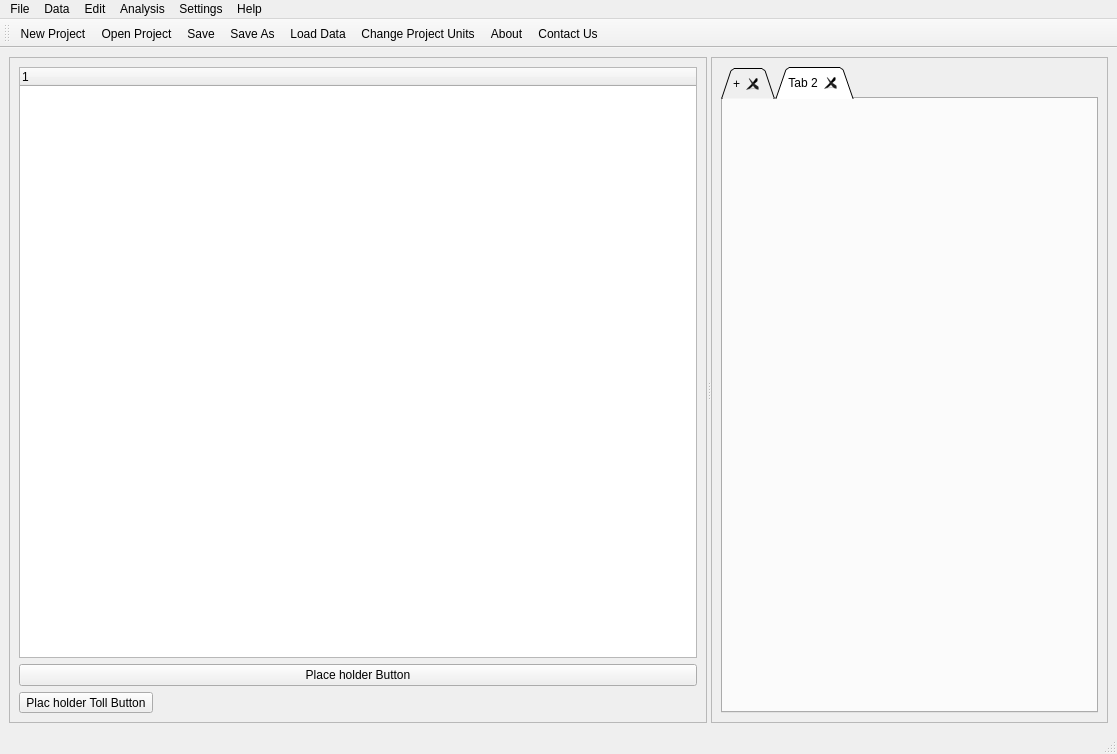
<?xml version="1.0" encoding="UTF-8"?>
<ui version="4.0">
 <class>MainWindow</class>
 <widget class="QMainWindow" name="MainWindow">
  <property name="geometry">
   <rect>
    <x>0</x>
    <y>0</y>
    <width>1117</width>
    <height>754</height>
   </rect>
  </property>
  <property name="windowTitle">
   <string>CyPRES RFT Plotter </string>
  </property>
  <widget class="QWidget" name="centralwidget">
   <layout class="QHBoxLayout" name="horizontalLayout">
    <item>
     <widget class="QSplitter" name="mainSplitter">
      <property name="orientation">
       <enum>Qt::Orientation::Horizontal</enum>
      </property>
      <widget class="QFrame" name="projectPanelFrame">
       <property name="minimumSize">
        <size>
         <width>220</width>
         <height>0</height>
        </size>
       </property>
       <property name="frameShape">
        <enum>QFrame::Shape::StyledPanel</enum>
       </property>
       <property name="frameShadow">
        <enum>QFrame::Shadow::Raised</enum>
       </property>
       <layout class="QVBoxLayout" name="verticalLayout">
        <item>
         <widget class="QTreeWidget" name="projectTree">
          <column>
           <property name="text">
            <string notr="true">1</string>
           </property>
          </column>
         </widget>
        </item>
        <item>
         <widget class="QPushButton" name="pushButton">
          <property name="text">
           <string>Place holder Button</string>
          </property>
         </widget>
        </item>
        <item>
         <widget class="QToolButton" name="toolButton">
          <property name="text">
           <string>Plac holder Toll Button</string>
          </property>
         </widget>
        </item>
       </layout>
      </widget>
      <widget class="QFrame" name="analysisPanelFrame">
       <property name="sizePolicy">
        <sizepolicy hsizetype="Expanding" vsizetype="Preferred">
         <horstretch>0</horstretch>
         <verstretch>0</verstretch>
        </sizepolicy>
       </property>
       <property name="frameShape">
        <enum>QFrame::Shape::StyledPanel</enum>
       </property>
       <property name="frameShadow">
        <enum>QFrame::Shadow::Raised</enum>
       </property>
       <layout class="QVBoxLayout" name="verticalLayout_2">
        <item>
         <widget class="QTabWidget" name="analysisTabWidget">
          <property name="tabShape">
           <enum>QTabWidget::TabShape::Triangular</enum>
          </property>
          <property name="currentIndex">
           <number>1</number>
          </property>
          <property name="tabsClosable">
           <bool>true</bool>
          </property>
          <property name="movable">
           <bool>true</bool>
          </property>
          <widget class="QWidget" name="analysisTab">
           <attribute name="title">
            <string>+</string>
           </attribute>
           <layout class="QVBoxLayout" name="verticalLayout_3">
            <item>
             <widget class="QSplitter" name="analysisSplitter">
              <property name="orientation">
               <enum>Qt::Orientation::Vertical</enum>
              </property>
              <widget class="QFrame" name="graphFrame">
               <property name="frameShape">
                <enum>QFrame::Shape::StyledPanel</enum>
               </property>
               <property name="frameShadow">
                <enum>QFrame::Shadow::Raised</enum>
               </property>
               <widget class="QSplitter" name="graphSpliter">
                <property name="geometry">
                 <rect>
                  <x>20</x>
                  <y>60</y>
                  <width>0</width>
                  <height>0</height>
                 </rect>
                </property>
                <property name="orientation">
                 <enum>Qt::Orientation::Vertical</enum>
                </property>
                <widget class="QFrame" name="chartWidgetFrame">
                 <property name="frameShape">
                  <enum>QFrame::Shape::StyledPanel</enum>
                 </property>
                 <property name="frameShadow">
                  <enum>QFrame::Shadow::Raised</enum>
                 </property>
                </widget>
                <widget class="QFrame" name="graphWidgetFrame">
                 <property name="frameShape">
                  <enum>QFrame::Shape::StyledPanel</enum>
                 </property>
                 <property name="frameShadow">
                  <enum>QFrame::Shadow::Raised</enum>
                 </property>
                </widget>
               </widget>
              </widget>
              <widget class="QFrame" name="tableFrame">
               <property name="frameShape">
                <enum>QFrame::Shape::StyledPanel</enum>
               </property>
               <property name="frameShadow">
                <enum>QFrame::Shadow::Raised</enum>
               </property>
               <widget class="QSplitter" name="tableSplitter">
                <property name="geometry">
                 <rect>
                  <x>40</x>
                  <y>70</y>
                  <width>0</width>
                  <height>0</height>
                 </rect>
                </property>
                <property name="orientation">
                 <enum>Qt::Orientation::Horizontal</enum>
                </property>
                <widget class="QFrame" name="tableWidgetFrame">
                 <property name="frameShape">
                  <enum>QFrame::Shape::StyledPanel</enum>
                 </property>
                 <property name="frameShadow">
                  <enum>QFrame::Shadow::Raised</enum>
                 </property>
                </widget>
                <widget class="QFrame" name="tableDataFrame">
                 <property name="frameShape">
                  <enum>QFrame::Shape::StyledPanel</enum>
                 </property>
                 <property name="frameShadow">
                  <enum>QFrame::Shadow::Raised</enum>
                 </property>
                </widget>
               </widget>
              </widget>
             </widget>
            </item>
           </layout>
          </widget>
          <widget class="QWidget" name="tab_2">
           <attribute name="title">
            <string>Tab 2</string>
           </attribute>
          </widget>
         </widget>
        </item>
       </layout>
      </widget>
     </widget>
    </item>
   </layout>
  </widget>
  <widget class="QMenuBar" name="menubar">
   <property name="geometry">
    <rect>
     <x>0</x>
     <y>0</y>
     <width>1117</width>
     <height>33</height>
    </rect>
   </property>
   <widget class="QMenu" name="menuFile_Data_Edit_Analysis_Setting_Help">
    <property name="title">
     <string>File</string>
    </property>
    <addaction name="actionNewProject"/>
    <addaction name="actionOpenProject"/>
    <addaction name="actionSaveProject"/>
    <addaction name="actionSaveAs"/>
   </widget>
   <widget class="QMenu" name="menuData">
    <property name="title">
     <string>Data</string>
    </property>
    <addaction name="actionLoadData"/>
   </widget>
   <widget class="QMenu" name="menuEdit_Analysis_Setting">
    <property name="title">
     <string>Edit</string>
    </property>
   </widget>
   <widget class="QMenu" name="menut_Analysis">
    <property name="title">
     <string>Analysis</string>
    </property>
   </widget>
   <widget class="QMenu" name="menuSettings">
    <property name="title">
     <string>Settings</string>
    </property>
    <addaction name="actionChangeProjecUnits"/>
   </widget>
   <widget class="QMenu" name="menuHelp">
    <property name="title">
     <string>Help</string>
    </property>
    <addaction name="actionAbout"/>
    <addaction name="actionContact_Us"/>
   </widget>
   <addaction name="menuFile_Data_Edit_Analysis_Setting_Help"/>
   <addaction name="menuData"/>
   <addaction name="menuEdit_Analysis_Setting"/>
   <addaction name="menut_Analysis"/>
   <addaction name="menuSettings"/>
   <addaction name="menuHelp"/>
  </widget>
  <widget class="QStatusBar" name="statusbar"/>
  <widget class="QToolBar" name="toolBar">
   <property name="windowTitle">
    <string>toolBar</string>
   </property>
   <property name="iconSize">
    <size>
     <width>32</width>
     <height>32</height>
    </size>
   </property>
   <property name="toolButtonStyle">
    <enum>Qt::ToolButtonStyle::ToolButtonTextUnderIcon</enum>
   </property>
   <attribute name="toolBarArea">
    <enum>TopToolBarArea</enum>
   </attribute>
   <attribute name="toolBarBreak">
    <bool>false</bool>
   </attribute>
   <addaction name="actionNewProject"/>
   <addaction name="actionOpenProject"/>
   <addaction name="actionSaveProject"/>
   <addaction name="actionSaveAs"/>
   <addaction name="actionLoadData"/>
   <addaction name="actionChangeProjecUnits"/>
   <addaction name="actionAbout"/>
   <addaction name="actionContact_Us"/>
  </widget>
  <action name="actionNewProject">
   <property name="text">
    <string>New Project</string>
   </property>
   <property name="menuRole">
    <enum>QAction::MenuRole::NoRole</enum>
   </property>
  </action>
  <action name="actionOpenProject">
   <property name="text">
    <string>Open Project</string>
   </property>
   <property name="menuRole">
    <enum>QAction::MenuRole::NoRole</enum>
   </property>
  </action>
  <action name="actionSaveProject">
   <property name="text">
    <string>Save</string>
   </property>
   <property name="menuRole">
    <enum>QAction::MenuRole::NoRole</enum>
   </property>
  </action>
  <action name="actionSaveAs">
   <property name="text">
    <string>Save As</string>
   </property>
   <property name="menuRole">
    <enum>QAction::MenuRole::NoRole</enum>
   </property>
  </action>
  <action name="actionLoadData">
   <property name="text">
    <string>Load Data</string>
   </property>
   <property name="menuRole">
    <enum>QAction::MenuRole::NoRole</enum>
   </property>
  </action>
  <action name="actionChangeProjecUnits">
   <property name="text">
    <string>Change Project Units</string>
   </property>
   <property name="menuRole">
    <enum>QAction::MenuRole::NoRole</enum>
   </property>
  </action>
  <action name="actionAbout">
   <property name="text">
    <string>About</string>
   </property>
   <property name="menuRole">
    <enum>QAction::MenuRole::NoRole</enum>
   </property>
  </action>
  <action name="actionContact_Us">
   <property name="text">
    <string>Contact Us</string>
   </property>
   <property name="menuRole">
    <enum>QAction::MenuRole::NoRole</enum>
   </property>
  </action>
 </widget>
 <resources/>
 <connections/>
</ui>
